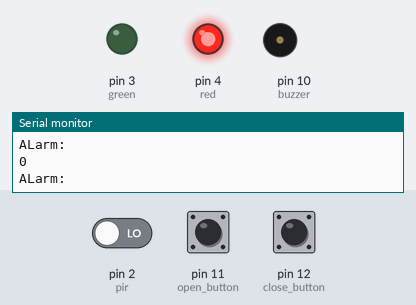
Bench run of a sketch on a simulated Arduino Uno, built with avr-gcc and run on an emulated ATmega328P. Shown: output pins drawn as LEDs (lit = HIGH), buzzer (waves = sounding, pin HIGH), the last lines printed to the serial monitor. The test bench sets the inputs (shaded band); at power-on: pin 11 (open_button) LOW, pin 2 (pir) LOW, pin 12 (close_button) LOW.

Above: at 1.2 s.
1.3 s: pin 11 (open_button) pulled HIGH for 0.15 s
4.4 s: pin 2 (pir) driven HIGH
At 6.43 s:
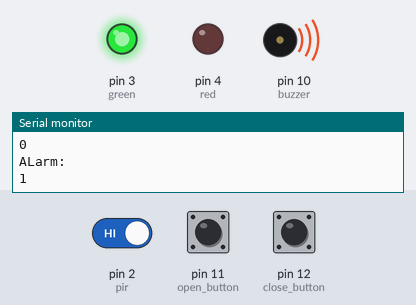
7.4 s: pin 12 (close_button) pulled HIGH for 1 s
At 7.68 s:
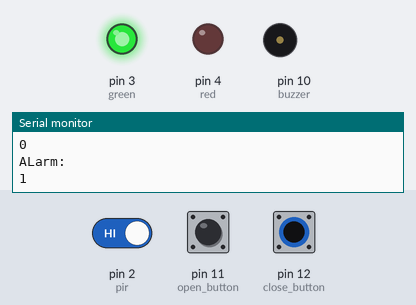
9.9 s: pin 11 (open_button) pulled HIGH for 1 s
Timing chart, 0 to 12.9 s (numbered marks = the images above; inputs shaded):
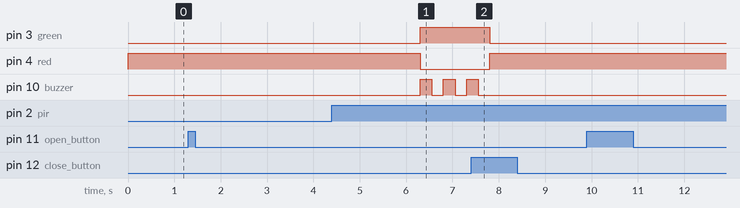

The sketch:

hareket_alarm_sistemi.ino
```cpp
const int red=4, green=3, buzzer=10, open_button=11, close_button=12, pir=2;
bool alarm=false;

void setup() {
  pinMode(red,OUTPUT);
  pinMode(green,OUTPUT);
  pinMode(buzzer,OUTPUT);
  pinMode(open_button,INPUT);
  pinMode(close_button,INPUT);
  pinMode(pir,INPUT);
  Serial.begin(9600);
}

void loop() {
  if(digitalRead(open_button) == 1){
    alarm=true;
    delay(5000);
  }
  if(digitalRead(close_button) == 1){
    alarm=false;
  }
  Serial.println("ALarm: ");
  Serial.println(alarm);

  if(alarm == true){
    digitalWrite(green,HIGH);
    digitalWrite(red,LOW);
    if(digitalRead(pir) == 1){
      while(digitalRead(close_button) == 0){
        digitalWrite(buzzer,HIGH);
        delay(250);
        digitalWrite(buzzer,LOW);
        delay(250);
      }
    }
  }
  else{
    digitalWrite(green,LOW);
    digitalWrite(red,HIGH);
  }

}
```

Measured:
- after the input at 4.4 s, pin 10 (buzzer): alternates HIGH for 0.25 s and LOW for 0.25 s, starting after 1.9 s
- after the input at 7.4 s, pin 3 (green): HIGH → LOW after 0.41 s; pin 4 (red): LOW → HIGH after 0.41 s; pin 10 (buzzer): goes on until 7.6 s, then stays LOW
